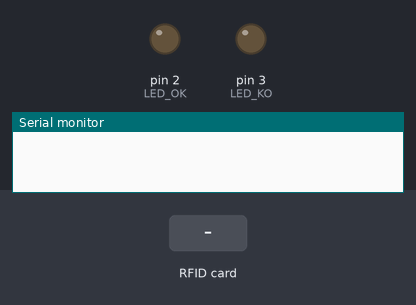
Bench run of a sketch on a simulated Arduino Uno, built with avr-gcc and run on an emulated ATmega328P. Shown: output pins drawn as LEDs (lit = HIGH), the last lines printed to the serial monitor. The inputs (shaded band) are chosen by the test bench.

Above: at 1.2 s.
1.3 s: RFID card 5E 7A 19 C4 held to the reader
At 2.3 s:
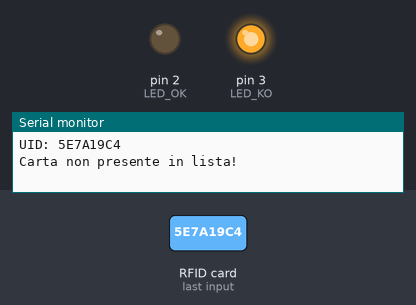
2.8 s: RFID card E3 DA 99 2B held to the reader
4.3 s: RFID card DA 9D 90 B1 held to the reader
Timing chart, 0 to 7.3 s (numbered marks = the images above; inputs shaded):
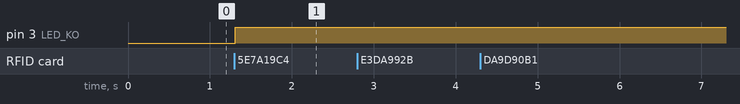

Measured:
- after the input at 1.3 s, pin 3 (LED_KO): LOW → HIGH at once

The sketch:

Apriporta.ino
```cpp
#define NUMERO_CARTE 2 // Numero di carte abilitate
#define LED_OK 2       // Pin del led verde (accesso consentito)
#define LED_KO 3       // Pin del led rosso (accesso negato)

char secret[64] = "supersecret";           // chiave utilizzata come salt
uint8_t UID_ABILITATI[NUMERO_CARTE][4] = { // Lista delle carte abilitate
    {0xE3, 0xDA, 0x99, 0x2B},
    {0xDA, 0x9D, 0x90, 0xB1}};
uint32_t CONTATORI[NUMERO_CARTE] = {0, 0}; // Contatori delle carte abilitate

uint8_t key[6] = {0xFF, 0xFF, 0xFF, 0xFF, 0xFF, 0xFF}; // chiave per leggere e scrivere sulla carta

#include <stdint.h>
#include <SoftwareSerial.h>
#include <PN532_SWHSU.h>
#include <PN532.h>
#include "MD5.h" // tzikis/ArduinoMD5

SoftwareSerial SWSerial(4, 5);
PN532_SWHSU pn532swhsu(SWSerial);
PN532 nfc(pn532swhsu);

unsigned long ledTurnedOnMillis = 0;
boolean ledOn = false;

void setup(void)
{
    pinMode(LED_OK, OUTPUT);
    pinMode(LED_KO, OUTPUT);
    digitalWrite(LED_OK, LOW);
    digitalWrite(LED_KO, LOW);

    Serial.begin(115200);
    nfc.begin();
    uint32_t versionFata = nfc.getFirmwareVersion();
    if (!versionFata)
    {
        Serial.println("Modulo NFC non trovato!");
        while (1)
            ;
    }
    nfc.SAMConfig();
}

unsigned long currentMillis = 0;
unsigned long prevMillis = 0;
unsigned long lastRead = 0;
uint8_t prevUid[4] = {0, 0, 0, 0};

void loop()
{
    currentMillis = millis();
    if (ledOn && currentMillis - ledTurnedOnMillis >= 1000) // spengo il led dopo 1 secondo
    {
        ledOn = false;
        digitalWrite(LED_OK, LOW);
        digitalWrite(LED_KO, LOW);
    }

    if (currentMillis - prevMillis >= 100) // provo a leggere un tag ogni 100ms
    {
        uint8_t acKey[16]; // Chiave segreta per l'accesso

        boolean success;
        uint8_t uid[] = {0, 0, 0, 0, 0, 0, 0};
        uint8_t uidLength;
        uint32_t now = millis();
        // Provo a leggere un tag
        success = nfc.readPassiveTargetID(PN532_MIFARE_ISO14443A, &uid[0], &uidLength);
        // Supporto solo i tag Mifare Classic con 4 byte UID
        if (success && uidLength == 4)
        {
            // procedo solo se il codice letto è diverso da quello letto precedentemente o se è passato almeno un secondo
            if (memcmp(uid, prevUid, 4) != 0 || now - lastRead > 1000)
            {
                memcpy(prevUid, uid, 4);
                lastRead = now;
                Serial.print("UID: ");
                for (uint8_t i = 0; i < 4; i++)
                {
                    Serial.print(uid[i], HEX);
                }
                Serial.println("");

                int card = -1;
                // itero sulla lista di carte abilitate per trovare la corrispondenza (se esiste)
                for (int i = 0; i < NUMERO_CARTE; i++)
                {
                    if (memcmp(UID_ABILITATI[i], uid, 4) == 0)
                    {
                        card = i;
                        break;
                    }
                }
                success = false;
                // se la carta è abilitata procedo
                if (card != -1)
                {
                    // recupero la chiave salvata sulla carta
                    uint8_t currentKey[16];
                    success = nfc.mifareclassic_AuthenticateBlock(uid, 4, 4, 1, key);
                    if (success)
                        success = nfc.mifareclassic_ReadDataBlock(4, acKey);

                    if (success)
                    {
                        // genero la chiave in base al contatore attuale per verificare che corrisponda a quella salvata sulla carta
                        generaChiave(uid, CONTATORI[card], currentKey);
                        if (memcmp(currentKey, key, 16) == 0)
                        {
                            // la chiave è corretta!
                            uint8_t nextKey[16];
                            generaChiave(uid, CONTATORI[card] + 1, nextKey);

                            // salvo la prossima chiave sulla carta nel settore 4
                            success = nfc.mifareclassic_AuthenticateBlock(uid, 4, 4, 1, key);
                            if (success)
                                success = nfc.mifareclassic_WriteDataBlock(4, nextKey);

                            if (success)
                            {
                                // ho aggiornato la chiave sulla carta, posso aggiornare il contatore e segnalare l'accesso consentito
                                CONTATORI[card]++;
                                digitalWrite(LED_OK, HIGH);
                                digitalWrite(LED_KO, LOW);
                                Serial.println("Accesso consentito!");
                            }
                            else
                                Serial.println("Errore nell'aggiornamento della chiave!");
                        }
                        else
                            Serial.println("Accesso negato!");
                    }
                    else
                        Serial.println("Errore nella lettura della chiave!");
                }
                else
                    Serial.println("Carta non presente in lista!");
            }
            if (!success)
            {
                digitalWrite(LED_OK, LOW);
                digitalWrite(LED_KO, HIGH);
            }
        }
        if (!success)
        {
            prevUid[0] = ~prevUid[0];
        }
    }
}

void generaChiave(uint8_t *uid, uint32_t counter, uint8_t *key)
{
    char buffer[64];
    for (int i = 0; i < 4; i++)
    {
        sprintf(buffer + i * 2, "%02X", uid[i]);
    }
    sprintf(buffer + 8, "%08X", counter);
    char *payload = strcat(buffer, secret);
    unsigned char *hash = MD5::make_hash(payload);
    memcpy(key, hash, 16);
}
```

MD5.cpp
```cpp
#include "MD5.h"

MD5::MD5()
{
	//nothing
	return;
}

char* MD5::make_digest(const unsigned char *digest, int len) /* {{{ */
{
	char * md5str = (char*) malloc(sizeof(char)*(len*2+1));
	static const char hexits[17] = "0123456789abcdef";
	int i;

	for (i = 0; i < len; i++) {
		md5str[i * 2]       = hexits[digest[i] >> 4];
		md5str[(i * 2) + 1] = hexits[digest[i] &  0x0F];
	}
	md5str[len * 2] = '\0';
	return md5str;
}

/*
 * The basic MD5 functions.
 *
 * E and G are optimized compared to their RFC 1321 definitions for
 * architectures that lack an AND-NOT instruction, just like in Colin Plumb's
 * implementation.
 * E() has been used instead of F() because F() is already defined in the Arduino core
 */
#define E(x, y, z)			((z) ^ ((x) & ((y) ^ (z))))
#define G(x, y, z)			((y) ^ ((z) & ((x) ^ (y))))
#define H(x, y, z)			((x) ^ (y) ^ (z))
#define I(x, y, z)			((y) ^ ((x) | ~(z)))

/*
 * The MD5 transformation for all four rounds.
 */
#define STEP(f, a, b, c, d, x, t, s) \
	(a) += f((b), (c), (d)) + (x) + (t); \
	(a) = (((a) << (s)) | (((a) & 0xffffffff) >> (32 - (s)))); \
	(a) += (b);

/*
 * SET reads 4 input bytes in little-endian byte order and stores them
 * in a properly aligned word in host byte order.
 *
 * The check for little-endian architectures that tolerate unaligned
 * memory accesses is just an optimization.  Nothing will break if it
 * doesn't work.
 */
#if defined(__i386__) || defined(__x86_64__) || defined(__vax__)
# define SET(n) \
	(*(MD5_u32plus *)&ptr[(n) * 4])
# define GET(n) \
	SET(n)
#else
# define SET(n) \
	(ctx->block[(n)] = \
	(MD5_u32plus)ptr[(n) * 4] | \
	((MD5_u32plus)ptr[(n) * 4 + 1] << 8) | \
	((MD5_u32plus)ptr[(n) * 4 + 2] << 16) | \
	((MD5_u32plus)ptr[(n) * 4 + 3] << 24))
# define GET(n) \
	(ctx->block[(n)])
#endif

/*
 * This processes one or more 64-byte data blocks, but does NOT update
 * the bit counters.  There are no alignment requirements.
 */
const void *MD5::body(void *ctxBuf, const void *data, size_t size)
{
	MD5_CTX *ctx = (MD5_CTX*)ctxBuf;
	const unsigned char *ptr;
	MD5_u32plus a, b, c, d;
	MD5_u32plus saved_a, saved_b, saved_c, saved_d;

	ptr = (unsigned char*)data;

	a = ctx->a;
	b = ctx->b;
	c = ctx->c;
	d = ctx->d;

	do {
		saved_a = a;
		saved_b = b;
		saved_c = c;
		saved_d = d;

/* Round 1
 * E() has been used instead of F() because F() is already defined in the Arduino core
 */
		STEP(E, a, b, c, d, SET(0), 0xd76aa478, 7)
		STEP(E, d, a, b, c, SET(1), 0xe8c7b756, 12)
		STEP(E, c, d, a, b, SET(2), 0x242070db, 17)
		STEP(E, b, c, d, a, SET(3), 0xc1bdceee, 22)
		STEP(E, a, b, c, d, SET(4), 0xf57c0faf, 7)
		STEP(E, d, a, b, c, SET(5), 0x4787c62a, 12)
		STEP(E, c, d, a, b, SET(6), 0xa8304613, 17)
		STEP(E, b, c, d, a, SET(7), 0xfd469501, 22)
		STEP(E, a, b, c, d, SET(8), 0x698098d8, 7)
		STEP(E, d, a, b, c, SET(9), 0x8b44f7af, 12)
		STEP(E, c, d, a, b, SET(10), 0xffff5bb1, 17)
		STEP(E, b, c, d, a, SET(11), 0x895cd7be, 22)
		STEP(E, a, b, c, d, SET(12), 0x6b901122, 7)
		STEP(E, d, a, b, c, SET(13), 0xfd987193, 12)
		STEP(E, c, d, a, b, SET(14), 0xa679438e, 17)
		STEP(E, b, c, d, a, SET(15), 0x49b40821, 22)

/* Round 2 */
		STEP(G, a, b, c, d, GET(1), 0xf61e2562, 5)
		STEP(G, d, a, b, c, GET(6), 0xc040b340, 9)
		STEP(G, c, d, a, b, GET(11), 0x265e5a51, 14)
		STEP(G, b, c, d, a, GET(0), 0xe9b6c7aa, 20)
		STEP(G, a, b, c, d, GET(5), 0xd62f105d, 5)
		STEP(G, d, a, b, c, GET(10), 0x02441453, 9)
		STEP(G, c, d, a, b, GET(15), 0xd8a1e681, 14)
		STEP(G, b, c, d, a, GET(4), 0xe7d3fbc8, 20)
		STEP(G, a, b, c, d, GET(9), 0x21e1cde6, 5)
		STEP(G, d, a, b, c, GET(14), 0xc33707d6, 9)
		STEP(G, c, d, a, b, GET(3), 0xf4d50d87, 14)
		STEP(G, b, c, d, a, GET(8), 0x455a14ed, 20)
		STEP(G, a, b, c, d, GET(13), 0xa9e3e905, 5)
		STEP(G, d, a, b, c, GET(2), 0xfcefa3f8, 9)
		STEP(G, c, d, a, b, GET(7), 0x676f02d9, 14)
		STEP(G, b, c, d, a, GET(12), 0x8d2a4c8a, 20)

/* Round 3 */
		STEP(H, a, b, c, d, GET(5), 0xfffa3942, 4)
		STEP(H, d, a, b, c, GET(8), 0x8771f681, 11)
		STEP(H, c, d, a, b, GET(11), 0x6d9d6122, 16)
		STEP(H, b, c, d, a, GET(14), 0xfde5380c, 23)
		STEP(H, a, b, c, d, GET(1), 0xa4beea44, 4)
		STEP(H, d, a, b, c, GET(4), 0x4bdecfa9, 11)
		STEP(H, c, d, a, b, GET(7), 0xf6bb4b60, 16)
		STEP(H, b, c, d, a, GET(10), 0xbebfbc70, 23)
		STEP(H, a, b, c, d, GET(13), 0x289b7ec6, 4)
		STEP(H, d, a, b, c, GET(0), 0xeaa127fa, 11)
		STEP(H, c, d, a, b, GET(3), 0xd4ef3085, 16)
		STEP(H, b, c, d, a, GET(6), 0x04881d05, 23)
		STEP(H, a, b, c, d, GET(9), 0xd9d4d039, 4)
		STEP(H, d, a, b, c, GET(12), 0xe6db99e5, 11)
		STEP(H, c, d, a, b, GET(15), 0x1fa27cf8, 16)
		STEP(H, b, c, d, a, GET(2), 0xc4ac5665, 23)

/* Round 4 */
		STEP(I, a, b, c, d, GET(0), 0xf4292244, 6)
		STEP(I, d, a, b, c, GET(7), 0x432aff97, 10)
		STEP(I, c, d, a, b, GET(14), 0xab9423a7, 15)
		STEP(I, b, c, d, a, GET(5), 0xfc93a039, 21)
		STEP(I, a, b, c, d, GET(12), 0x655b59c3, 6)
		STEP(I, d, a, b, c, GET(3), 0x8f0ccc92, 10)
		STEP(I, c, d, a, b, GET(10), 0xffeff47d, 15)
		STEP(I, b, c, d, a, GET(1), 0x85845dd1, 21)
		STEP(I, a, b, c, d, GET(8), 0x6fa87e4f, 6)
		STEP(I, d, a, b, c, GET(15), 0xfe2ce6e0, 10)
		STEP(I, c, d, a, b, GET(6), 0xa3014314, 15)
		STEP(I, b, c, d, a, GET(13), 0x4e0811a1, 21)
		STEP(I, a, b, c, d, GET(4), 0xf7537e82, 6)
		STEP(I, d, a, b, c, GET(11), 0xbd3af235, 10)
		STEP(I, c, d, a, b, GET(2), 0x2ad7d2bb, 15)
		STEP(I, b, c, d, a, GET(9), 0xeb86d391, 21)

		a += saved_a;
		b += saved_b;
		c += saved_c;
		d += saved_d;

		ptr += 64;
	} while (size -= 64);

	ctx->a = a;
	ctx->b = b;
	ctx->c = c;
	ctx->d = d;

	return ptr;
}

void MD5::MD5Init(void *ctxBuf)
{
	MD5_CTX *ctx = (MD5_CTX*)ctxBuf;
	ctx->a = 0x67452301;
	ctx->b = 0xefcdab89;
	ctx->c = 0x98badcfe;
	ctx->d = 0x10325476;

	ctx->lo = 0;
	ctx->hi = 0;

    memset(ctx->block, 0, sizeof(ctx->block));
    memset(ctx->buffer, 0, sizeof(ctx->buffer));
}

void MD5::MD5Update(void *ctxBuf, const void *data, size_t size)
{
	MD5_CTX *ctx = (MD5_CTX*)ctxBuf;
	MD5_u32plus saved_lo;
	MD5_u32plus used, free;

	saved_lo = ctx->lo;
	if ((ctx->lo = (saved_lo + size) & 0x1fffffff) < saved_lo) {
		ctx->hi++;
	}
	ctx->hi += size >> 29;

	used = saved_lo & 0x3f;

	if (used) {
		free = 64 - used;

		if (size < free) {
			memcpy(&ctx->buffer[used], data, size);
			return;
		}

		memcpy(&ctx->buffer[used], data, free);
		data = (unsigned char *)data + free;
		size -= free;
		body(ctx, ctx->buffer, 64);
	}

	if (size >= 64) {
		data = body(ctx, data, size & ~(size_t)0x3f);
		size &= 0x3f;
	}

	memcpy(ctx->buffer, data, size);
}

void MD5::MD5Final(unsigned char *result, void *ctxBuf)
{
	MD5_CTX *ctx = (MD5_CTX*)ctxBuf;
	MD5_u32plus used, free;

	used = ctx->lo & 0x3f;

	ctx->buffer[used++] = 0x80;

	free = 64 - used;

	if (free < 8) {
		memset(&ctx->buffer[used], 0, free);
		body(ctx, ctx->buffer, 64);
		used = 0;
		free = 64;
	}

	memset(&ctx->buffer[used], 0, free - 8);

	ctx->lo <<= 3;
	ctx->buffer[56] = ctx->lo;
	ctx->buffer[57] = ctx->lo >> 8;
	ctx->buffer[58] = ctx->lo >> 16;
	ctx->buffer[59] = ctx->lo >> 24;
	ctx->buffer[60] = ctx->hi;
	ctx->buffer[61] = ctx->hi >> 8;
	ctx->buffer[62] = ctx->hi >> 16;
	ctx->buffer[63] = ctx->hi >> 24;

	body(ctx, ctx->buffer, 64);

	result[0] = ctx->a;
	result[1] = ctx->a >> 8;
	result[2] = ctx->a >> 16;
	result[3] = ctx->a >> 24;
	result[4] = ctx->b;
	result[5] = ctx->b >> 8;
	result[6] = ctx->b >> 16;
	result[7] = ctx->b >> 24;
	result[8] = ctx->c;
	result[9] = ctx->c >> 8;
	result[10] = ctx->c >> 16;
	result[11] = ctx->c >> 24;
	result[12] = ctx->d;
	result[13] = ctx->d >> 8;
	result[14] = ctx->d >> 16;
	result[15] = ctx->d >> 24;

	memset(ctx, 0, sizeof(*ctx));
}
unsigned char* MD5::make_hash(char *arg)
{
	MD5_CTX context;
	unsigned char * hash = (unsigned char *) malloc(16);
	MD5Init(&context);
	MD5Update(&context, arg, strlen(arg));
	MD5Final(hash, &context);
	return hash;
}
unsigned char* MD5::make_hash(char *arg,size_t size)
{
	MD5_CTX context;
	unsigned char * hash = (unsigned char *) malloc(16);
	MD5Init(&context);
	MD5Update(&context, arg, size);
	MD5Final(hash, &context);
	return hash;
}
```

MD5.h
```cpp
#ifndef MD5_h
#define MD5_h

#include "Arduino.h"

/*
 * This is an OpenSSL-compatible implementation of the RSA Data Security,
 * Inc. MD5 Message-Digest Algorithm (RFC 1321).
 *
 * Written by Solar Designer <solar at openwall.com> in 2001, and placed
 * in the public domain.  There's absolutely no warranty.
 *
 * This differs from Colin Plumb's older public domain implementation in
 * that no 32-bit integer data type is required, there's no compile-time
 * endianness configuration, and the function prototypes match OpenSSL's.
 * The primary goals are portability and ease of use.
 *
 * This implementation is meant to be fast, but not as fast as possible.
 * Some known optimizations are not included to reduce source code size
 * and avoid compile-time configuration.
 */

/*
 * Updated by Scott MacVicar for arduino
 * <scott@macvicar.net>
 */

#include <string.h>

typedef unsigned long MD5_u32plus;

typedef struct {
	MD5_u32plus lo, hi;
	MD5_u32plus a, b, c, d;
	unsigned char buffer[64];
	MD5_u32plus block[16];
} MD5_CTX;

class MD5
{
public:
	MD5();
	static unsigned char* make_hash(char *arg);
	static unsigned char* make_hash(char *arg,size_t size);
	static char* make_digest(const unsigned char *digest, int len);
 	static const void *body(void *ctxBuf, const void *data, size_t size);
	static void MD5Init(void *ctxBuf);
	static void MD5Final(unsigned char *result, void *ctxBuf);
	static void MD5Update(void *ctxBuf, const void *data, size_t size);
};

#endif
```
